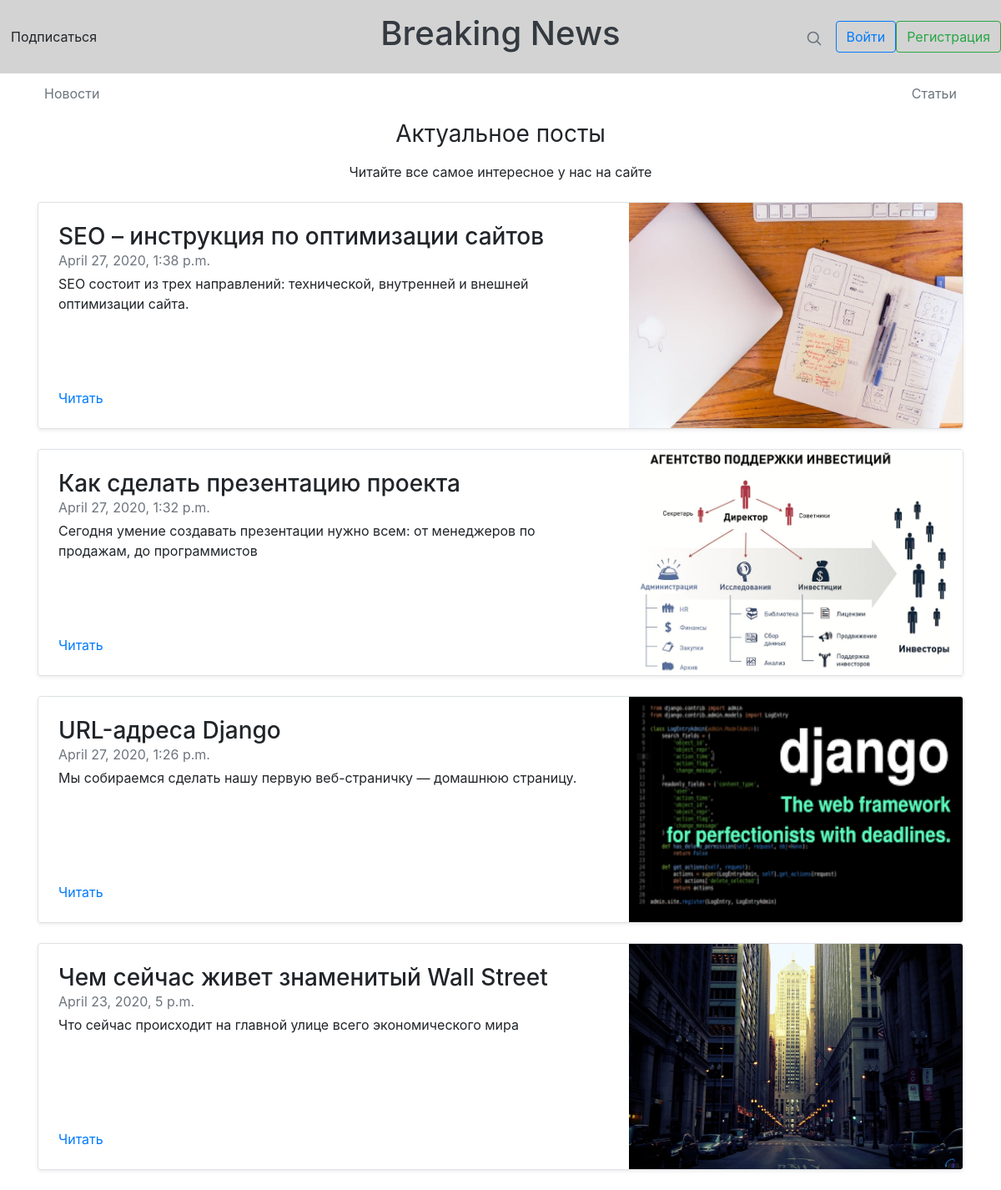
The page /allarticle/ on the database its author committed.
### posts/models.py (models this page shows)
class Article(models.Model):
    name = models.CharField(max_length=45)
    description = models.CharField(max_length=100)
    time = models.DateTimeField()
    text = models.TextField()
    image = models.ImageField(upload_to='images/article/', blank=True)

### templates/posts.html
{% extends "main.html" %}
{% block content %}
{% load staticfiles %}
    <div class="text-center mb-4">
        <h1 class="h3 mb-3 font-weight-normal">Актуальное посты</h1>
        <p class="mb-auto">Читайте все самое интересное у нас на сайте</p>
    </div>
    {% for post in object_list%}
        <div class="row no-gutters border rounded overflow-hidden flex-md-row mb-4 shadow-sm h-md-250 position-relative">
        <div class="col p-4 d-flex flex-column position-static">
          <h3 class="mb-0">{{post.name}}</h3>
          <div class="mb-1 text-muted">{{post.time}}</div>
          <p class="mb-auto">{{post.description}}</p>
          <a href="" class="stretched-link">Читать</a>
        </div>
        <div class="col-auto d-none d-lg-block">
          <img class="bd-placeholder-img" width="400" height="270" src="/media/{{post.image}}">
        </div>
      </div>
    {%endfor%}
{% endblock %}

### rows shown on the page
Article: name "SEO – инструкция по оптимизации сайтов", time "April 27, 2020, 1:38 p.m.", description "SEO состоит из трех направлений: технической, внутренней и внешней оптимизации сайта.", image (picture)
Article: name "Как сделать презентацию проекта", time "April 27, 2020, 1:32 p.m.", description "Сегодня умение создавать презентации нужно всем: от менеджеров по продажам, до программистов", image (picture)
Article: name "URL-адреса Django", time "April 27, 2020, 1:26 p.m.", description "Мы собираемся сделать нашу первую веб-страничку — домашнюю страницу.", image (picture)
Article: name "Чем сейчас живет знаменитый Wall Street", time "April 23, 2020, 5 p.m.", description "Что сейчас происходит на главной улице всего экономического мира", image (picture)
